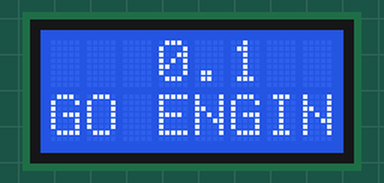
Recording of a sketch running on a simulated Arduino Uno, built with avr-gcc and run on an emulated ATmega328P. On the bench: 8×2 character LCD.

Above: at 0.15 s.
At 10.07 s:
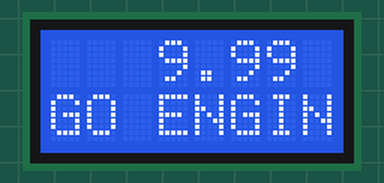
At 13.72 s:
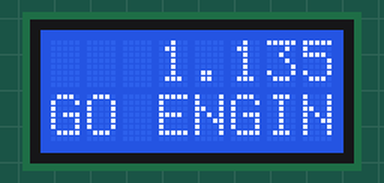
At 17.34 s:
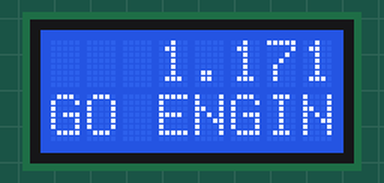
At 24.9 s:
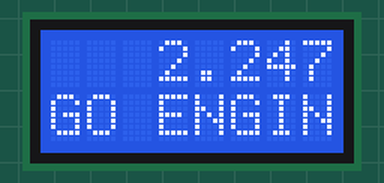
At 39.71 s:
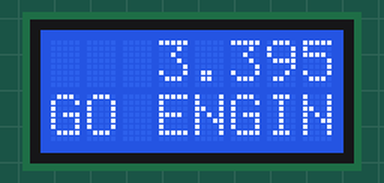

The sketch:

LCD_Test.ino
```cpp
#include <LiquidCrystal.h>


const int rs = 12, en =11, d4 = 5, d5 = 4, d6 = 3, d7 = 2;
LiquidCrystal lcd(rs, en, d4, d5, d6, d7);

void setup()
{
  lcd.begin(8, 2);
}

void loop()
{
  lcd.setCursor(0, 2); // in (col, row) format
  lcd.print("GO ENGINEERING");
  //delay(1000);
  lcd.setCursor(3, 0);
  lcd.print(millis()/1000);
  lcd.setCursor(4, 0);
  lcd.print(".");
  lcd.setCursor(5, 0);
  lcd.print(millis()/100);
}
```
